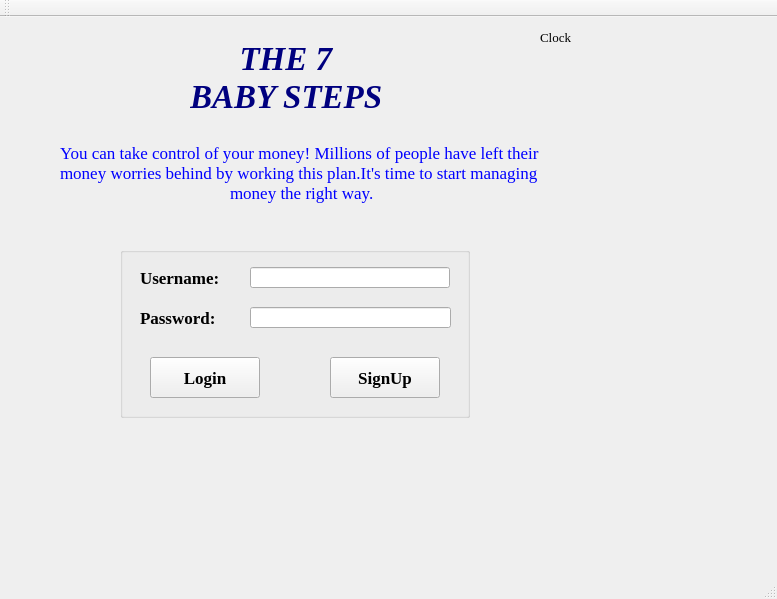
<?xml version="1.0" encoding="UTF-8"?>
<ui version="4.0">
 <class>BabyStepsClass</class>
 <widget class="QMainWindow" name="BabyStepsClass">
  <property name="geometry">
   <rect>
    <x>0</x>
    <y>0</y>
    <width>777</width>
    <height>599</height>
   </rect>
  </property>
  <property name="palette">
   <palette>
    <active>
     <colorrole role="WindowText">
      <brush brushstyle="SolidPattern">
       <color alpha="255">
        <red>85</red>
        <green>0</green>
        <blue>0</blue>
       </color>
      </brush>
     </colorrole>
    </active>
    <inactive>
     <colorrole role="WindowText">
      <brush brushstyle="SolidPattern">
       <color alpha="255">
        <red>85</red>
        <green>0</green>
        <blue>0</blue>
       </color>
      </brush>
     </colorrole>
    </inactive>
    <disabled>
     <colorrole role="WindowText">
      <brush brushstyle="SolidPattern">
       <color alpha="255">
        <red>0</red>
        <green>0</green>
        <blue>0</blue>
       </color>
      </brush>
     </colorrole>
    </disabled>
   </palette>
  </property>
  <property name="font">
   <font>
    <family>Times New Roman</family>
    <pointsize>9</pointsize>
   </font>
  </property>
  <property name="windowTitle">
   <string>BabySteps</string>
  </property>
  <property name="autoFillBackground">
   <bool>false</bool>
  </property>
  <widget class="QWidget" name="centralWidget">
   <widget class="QLabel" name="title">
    <property name="geometry">
     <rect>
      <x>190</x>
      <y>20</y>
      <width>261</width>
      <height>81</height>
     </rect>
    </property>
    <property name="palette">
     <palette>
      <active>
       <colorrole role="WindowText">
        <brush brushstyle="SolidPattern">
         <color alpha="255">
          <red>0</red>
          <green>0</green>
          <blue>127</blue>
         </color>
        </brush>
       </colorrole>
      </active>
      <inactive>
       <colorrole role="WindowText">
        <brush brushstyle="SolidPattern">
         <color alpha="255">
          <red>0</red>
          <green>0</green>
          <blue>127</blue>
         </color>
        </brush>
       </colorrole>
      </inactive>
      <disabled>
       <colorrole role="WindowText">
        <brush brushstyle="SolidPattern">
         <color alpha="255">
          <red>0</red>
          <green>0</green>
          <blue>0</blue>
         </color>
        </brush>
       </colorrole>
      </disabled>
     </palette>
    </property>
    <property name="font">
     <font>
      <family>Times New Roman</family>
      <pointsize>25</pointsize>
      <italic>true</italic>
      <bold>true</bold>
      <underline>false</underline>
      <strikeout>false</strikeout>
      <kerning>true</kerning>
     </font>
    </property>
    <property name="text">
     <string>      THE 7
BABY STEPS</string>
    </property>
   </widget>
   <widget class="QLabel" name="description">
    <property name="geometry">
     <rect>
      <x>60</x>
      <y>110</y>
      <width>491</width>
      <height>91</height>
     </rect>
    </property>
    <property name="palette">
     <palette>
      <active>
       <colorrole role="WindowText">
        <brush brushstyle="SolidPattern">
         <color alpha="255">
          <red>0</red>
          <green>0</green>
          <blue>255</blue>
         </color>
        </brush>
       </colorrole>
      </active>
      <inactive>
       <colorrole role="WindowText">
        <brush brushstyle="SolidPattern">
         <color alpha="255">
          <red>0</red>
          <green>0</green>
          <blue>255</blue>
         </color>
        </brush>
       </colorrole>
      </inactive>
      <disabled>
       <colorrole role="WindowText">
        <brush brushstyle="SolidPattern">
         <color alpha="255">
          <red>0</red>
          <green>0</green>
          <blue>0</blue>
         </color>
        </brush>
       </colorrole>
      </disabled>
     </palette>
    </property>
    <property name="font">
     <font>
      <family>Times New Roman</family>
      <pointsize>13</pointsize>
      <bold>false</bold>
     </font>
    </property>
    <property name="text">
     <string>You can take control of your money! Millions of people have left their
money worries behind by working this plan.It's time to start managing
                                        money the right way.</string>
    </property>
   </widget>
   <widget class="QGroupBox" name="groupBox">
    <property name="geometry">
     <rect>
      <x>120</x>
      <y>230</y>
      <width>350</width>
      <height>171</height>
     </rect>
    </property>
    <property name="font">
     <font>
      <family>Times New Roman</family>
      <pointsize>20</pointsize>
     </font>
    </property>
    <property name="title">
     <string/>
    </property>
    <widget class="QLabel" name="label">
     <property name="geometry">
      <rect>
       <x>20</x>
       <y>20</y>
       <width>101</width>
       <height>21</height>
      </rect>
     </property>
     <property name="palette">
      <palette>
       <active>
        <colorrole role="WindowText">
         <brush brushstyle="SolidPattern">
          <color alpha="255">
           <red>0</red>
           <green>0</green>
           <blue>0</blue>
          </color>
         </brush>
        </colorrole>
       </active>
       <inactive>
        <colorrole role="WindowText">
         <brush brushstyle="SolidPattern">
          <color alpha="255">
           <red>0</red>
           <green>0</green>
           <blue>0</blue>
          </color>
         </brush>
        </colorrole>
       </inactive>
       <disabled>
        <colorrole role="WindowText">
         <brush brushstyle="SolidPattern">
          <color alpha="255">
           <red>0</red>
           <green>0</green>
           <blue>0</blue>
          </color>
         </brush>
        </colorrole>
       </disabled>
      </palette>
     </property>
     <property name="font">
      <font>
       <family>Times New Roman</family>
       <pointsize>13</pointsize>
       <bold>true</bold>
      </font>
     </property>
     <property name="text">
      <string>Username:</string>
     </property>
    </widget>
    <widget class="QLabel" name="label_2">
     <property name="geometry">
      <rect>
       <x>20</x>
       <y>50</y>
       <width>101</width>
       <height>41</height>
      </rect>
     </property>
     <property name="palette">
      <palette>
       <active>
        <colorrole role="WindowText">
         <brush brushstyle="SolidPattern">
          <color alpha="255">
           <red>0</red>
           <green>0</green>
           <blue>0</blue>
          </color>
         </brush>
        </colorrole>
       </active>
       <inactive>
        <colorrole role="WindowText">
         <brush brushstyle="SolidPattern">
          <color alpha="255">
           <red>0</red>
           <green>0</green>
           <blue>0</blue>
          </color>
         </brush>
        </colorrole>
       </inactive>
       <disabled>
        <colorrole role="WindowText">
         <brush brushstyle="SolidPattern">
          <color alpha="255">
           <red>0</red>
           <green>0</green>
           <blue>0</blue>
          </color>
         </brush>
        </colorrole>
       </disabled>
      </palette>
     </property>
     <property name="font">
      <font>
       <family>Times New Roman</family>
       <pointsize>13</pointsize>
       <bold>true</bold>
      </font>
     </property>
     <property name="text">
      <string>Password:</string>
     </property>
    </widget>
    <widget class="QLineEdit" name="username">
     <property name="geometry">
      <rect>
       <x>130</x>
       <y>20</y>
       <width>200</width>
       <height>21</height>
      </rect>
     </property>
     <property name="font">
      <font>
       <family>Times New Roman</family>
       <pointsize>13</pointsize>
       <bold>false</bold>
      </font>
     </property>
     <property name="maxLength">
      <number>18</number>
     </property>
     <property name="echoMode">
      <enum>QLineEdit::Normal</enum>
     </property>
    </widget>
    <widget class="QPushButton" name="login">
     <property name="geometry">
      <rect>
       <x>30</x>
       <y>110</y>
       <width>110</width>
       <height>41</height>
      </rect>
     </property>
     <property name="font">
      <font>
       <family>Times New Roman</family>
       <pointsize>13</pointsize>
       <bold>true</bold>
      </font>
     </property>
     <property name="text">
      <string>Login</string>
     </property>
    </widget>
    <widget class="QPushButton" name="login_2">
     <property name="geometry">
      <rect>
       <x>210</x>
       <y>110</y>
       <width>110</width>
       <height>41</height>
      </rect>
     </property>
     <property name="font">
      <font>
       <family>Times New Roman</family>
       <pointsize>13</pointsize>
       <bold>true</bold>
      </font>
     </property>
     <property name="text">
      <string>SignUp</string>
     </property>
    </widget>
    <widget class="QLineEdit" name="password">
     <property name="geometry">
      <rect>
       <x>130</x>
       <y>60</y>
       <width>201</width>
       <height>21</height>
      </rect>
     </property>
     <property name="font">
      <font>
       <family>Times New Roman</family>
       <pointsize>13</pointsize>
      </font>
     </property>
     <property name="maxLength">
      <number>17</number>
     </property>
     <property name="echoMode">
      <enum>QLineEdit::Password</enum>
     </property>
    </widget>
   </widget>
   <widget class="QLabel" name="icon">
    <property name="geometry">
     <rect>
      <x>90</x>
      <y>20</y>
      <width>81</width>
      <height>81</height>
     </rect>
    </property>
    <property name="text">
     <string/>
    </property>
    <property name="pixmap">
     <pixmap>:/BabySteps/dollar.png</pixmap>
    </property>
   </widget>
   <widget class="QLabel" name="clock">
    <property name="geometry">
     <rect>
      <x>540</x>
      <y>10</y>
      <width>51</width>
      <height>21</height>
     </rect>
    </property>
    <property name="palette">
     <palette>
      <active>
       <colorrole role="WindowText">
        <brush brushstyle="SolidPattern">
         <color alpha="255">
          <red>0</red>
          <green>0</green>
          <blue>0</blue>
         </color>
        </brush>
       </colorrole>
      </active>
      <inactive>
       <colorrole role="WindowText">
        <brush brushstyle="SolidPattern">
         <color alpha="255">
          <red>0</red>
          <green>0</green>
          <blue>0</blue>
         </color>
        </brush>
       </colorrole>
      </inactive>
      <disabled>
       <colorrole role="WindowText">
        <brush brushstyle="SolidPattern">
         <color alpha="255">
          <red>0</red>
          <green>0</green>
          <blue>0</blue>
         </color>
        </brush>
       </colorrole>
      </disabled>
     </palette>
    </property>
    <property name="font">
     <font>
      <family>Times New Roman</family>
      <pointsize>10</pointsize>
     </font>
    </property>
    <property name="text">
     <string>Clock</string>
    </property>
   </widget>
  </widget>
  <widget class="QToolBar" name="mainToolBar">
   <attribute name="toolBarArea">
    <enum>TopToolBarArea</enum>
   </attribute>
   <attribute name="toolBarBreak">
    <bool>false</bool>
   </attribute>
  </widget>
  <widget class="QStatusBar" name="statusBar"/>
  <widget class="QMenuBar" name="menuBar">
   <property name="geometry">
    <rect>
     <x>0</x>
     <y>0</y>
     <width>777</width>
     <height>22</height>
    </rect>
   </property>
  </widget>
 </widget>
 <layoutdefault spacing="6" margin="11"/>
 <resources/>
 <connections/>
</ui>
